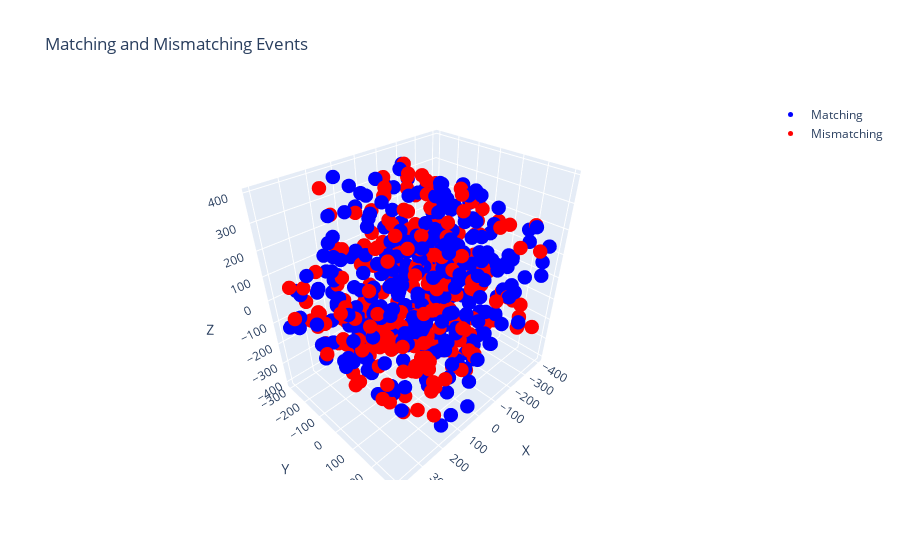

Source (notebook cell):
### Code cell
# Create traces for matching and mismatching points
matching_trace = go.Scatter3d(
    x=matching_positions[:, 0, 0],
    y=matching_positions[:, 0, 1],
    z=matching_positions[:, 0, 2],
    mode='markers',
    name='Matching',
    marker=dict(
        color='blue',
        size=5,
        symbol='circle'
    )
)

mismatching_trace = go.Scatter3d(
    x=mismatching_positions[:, 0, 0],
    y=mismatching_positions[:, 0, 1],
    z=mismatching_positions[:, 0, 2],
    mode='markers',
    name='Mismatching',
    marker=dict(
        color='red',
        size=5,
        symbol='circle'
    )
)

# Create layout for the plot
layout = go.Layout(
    title='Matching and Mismatching Events',
    scene=dict(
        xaxis=dict(title='X'),
        yaxis=dict(title='Y'),
        zaxis=dict(title='Z')
    ),
    showlegend=True
)

# Create figure and add traces to it
fig = go.Figure(data=[matching_trace, mismatching_trace], layout=layout)

# Display the interactive plot
fig.show()

### Figure 1 — Plotly figure (JSON) as saved in the notebook; plotly's stock layout.template omitted (floating-point values rounded to 4 significant figures; data arrays with more than 128 entries replaced by an {"elided": "..."} marker saying what was removed)
{"data": [{"marker": {"color": "blue", "size": 5, "symbol": "circle"}, "mode": "markers", "name": "Matching", "type": "scatter3d", "x": {"elided": "342 float values"}, "y": {"elided": "342 float values"}, "z": {"elided": "342 float values"}}, {"marker": {"color": "red", "size": 5, "symbol": "circle"}, "mode": "markers", "name": "Mismatching", "type": "scatter3d", "x": {"elided": "258 float values"}, "y": {"elided": "258 float values"}, "z": {"elided": "258 float values"}}], "layout": {"scene": {"xaxis": {"title": {"text": "X"}}, "yaxis": {"title": {"text": "Y"}}, "zaxis": {"title": {"text": "Z"}}}, "showlegend": true, "title": {"text": "Matching and Mismatching Events"}}}
